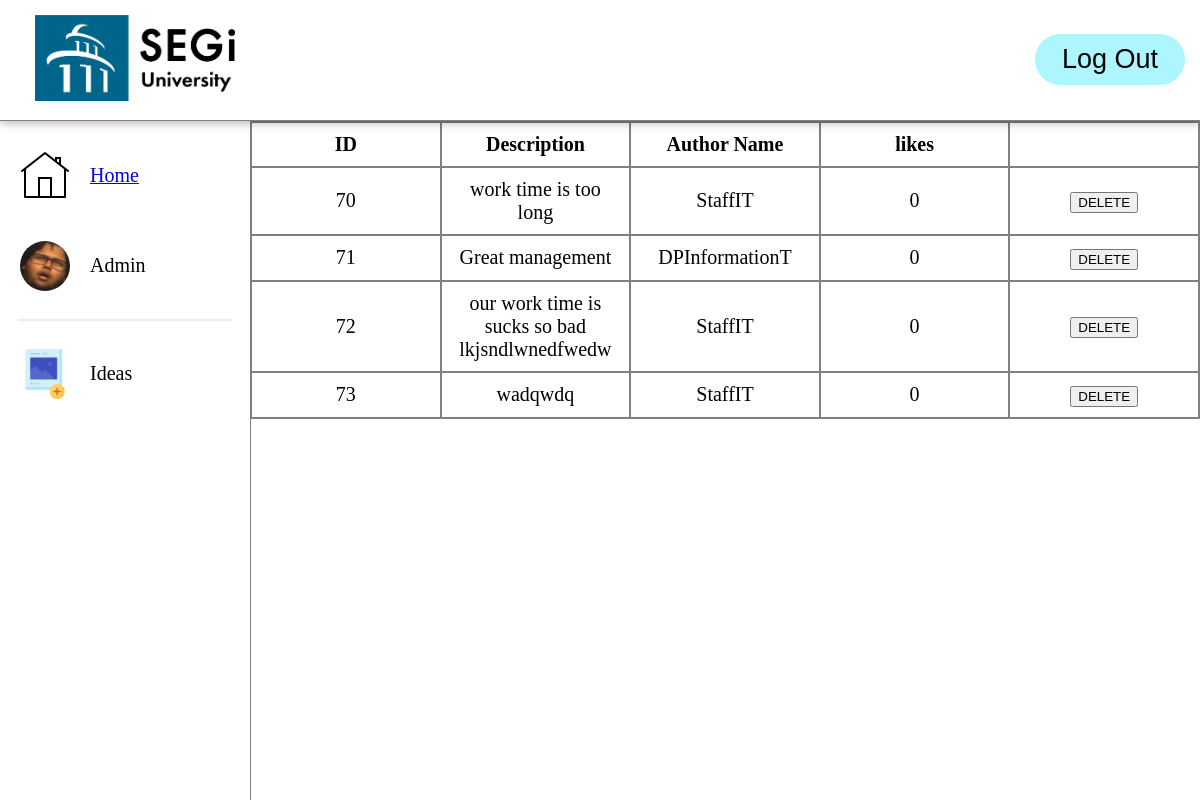
Page /QAManagerTable.php (signed in) on the committed database.
### tables this page shows
CREATE TABLE `user` (
  `UserID` int(255) NOT NULL,
  `Email` varchar(255) NOT NULL,
  `Password` varchar(255) NOT NULL,
  `Name` text NOT NULL,
  `Roles` varchar(255) NOT NULL,
  `Department` varchar(255) NOT NULL
);

CREATE TABLE `ideas` (
  `ideaID` int(255) NOT NULL,
  `Description` text NOT NULL,
  `authorID` int(255) NOT NULL,
  `likes` int(255) DEFAULT 0,
  `authorDP` varchar(255) NOT NULL,
  `Category` text NOT NULL
);

### QAManagerTable.php (the view, shortened to what this page needs)
<?php
include('conn.php');
$query = mysqli_query($conn, "select * from user where UserID = '".$_SESSION['id']."'");
$row = mysqli_fetch_assoc($query);
?>
<!DOCTYPE HTML>
<HTML>
	<HEAD>
		<link rel ="stylesheet" href = "css/navbar.css">
		<link rel ="stylesheet" href = "css/admin.css">
	</HEAD>
	<BODY>
		<ul class="navbar">
			<div class="navL">
				<li>
					<img class="nav-logo segi" width="200px" src="Segi.png"></img>
				</li>
			</div>
			<div class="navR">
				<li>
					<a href="Login.php">
					<button class="LogOut">
						Log Out
					</button>
					</a>
				</li>
			</div>
		</ul>
		<ul class="sidebar">
			<li class="options option1">
				<img class="icons home"src="house.png"></img>
				<a href="QAManager.php"><span class="word">Home</span> </a>
			</li>
			<li class="options option2">
				<img class="icons profile"src="huh.png"></img>
				<span class="word"><?php echo $row['Name']; ?></span>
			</li>
			<hr class="divider">
			<li class="options option3">
				<img class="icons posted"src="device.png"></img>
				<span class="word">Ideas</span>
			</li>
		</ul>
		<div class="content">
		<div class="create">
		<table id="Database">
			  <tr>
				<th>ID</th>
				<th>Description</th>
				<th>Author Name</th>
				<th>likes</th>
			  </tr>
			 <?php
			 $querytabledata = mysqli_query($conn, "SELECT * FROM ideas");
			  while ($row2 = mysqli_fetch_assoc($querytabledata)) {
				$authorID= $row2["authorID"];
				$queryAuthorName = mysqli_query($conn,"select * from user WHERE UserID = '".$authorID."'");
				$rowGetADetails = mysqli_fetch_assoc($queryAuthorName);
				echo "<tr>";
				echo "<td>" . $row2['ideaID'] . "</td>";
				echo "<td>" . $row2['Description'] . "</td>";
				echo "<td>" . $rowGetADetails['Name'] . "</td>";
				echo "<td>" . $row2['likes'] . "</td>";
				echo "<td><button onclick='deleteRow(this)'>DELETE</button></td>";
				echo "</tr>";
			  }?>
			</table>
	</BODY>
</HTML>

### css/navbar.css (style rules this page uses)
body { margin:0; }
.LogOut { padding:10px; border-radius: 25px; border:none; background:#adf6ff; font-size:27px; width:150px; }
.navbar { list-style-type:none; overflow:hidden; z-index:5; position:sticky; top: 0px; border-bottom:1px solid gray; background-color:white; margin:0px; padding: 15px; box-shadow: rgba(0, 0, 0, 0.24) 0px 3px 8px; display: flex; align-items: center; justify-content: space-between; }
.navL { float:left; margin:0px 0px 0px 20px; }
.navR { display: flex; }
.sidebar { background-color:white; list-style-type: none; padding: 10px 0px; width: 250px; position: fixed; height: 100%; overflow: auto; border-right:1px solid grey; margin: auto; cursor:pointer; }
.divider { width:85%; border: 1.5px solid #eee; }
.icons { width: 50px; height: 50px; padding: 20px; }
.sidebar li { text-transform: capitalize; }
.options { display: flex; align-items: center; }
.word { font-size:20px; }
.sidebar .profile { width:50px; border-radius:50%; }

### css/admin.css (style rules this page uses)
table { border:2px solid grey; text-align:center; border-collapse:collapse; width:100%; table-layout:fixed; max-width:1286px; }
th,td { border:2px solid grey; font-size:20px; padding:10px; }
.content { margin-left:250px; }

### rows in the picture
user: Name "Admin"
ideas: ideaID "70", Description "work time is too long", authorID.Name "StaffIT", likes "0"
ideas: ideaID "71", Description "Great management", authorID.Name "DPInformationT", likes "0"
ideas: ideaID "72", Description "our work time is sucks so bad lkjsndlwnedfwedw", authorID.Name "StaffIT", likes "0"
ideas: ideaID "73", Description "wadqwdq", authorID.Name "StaffIT", likes "0"
